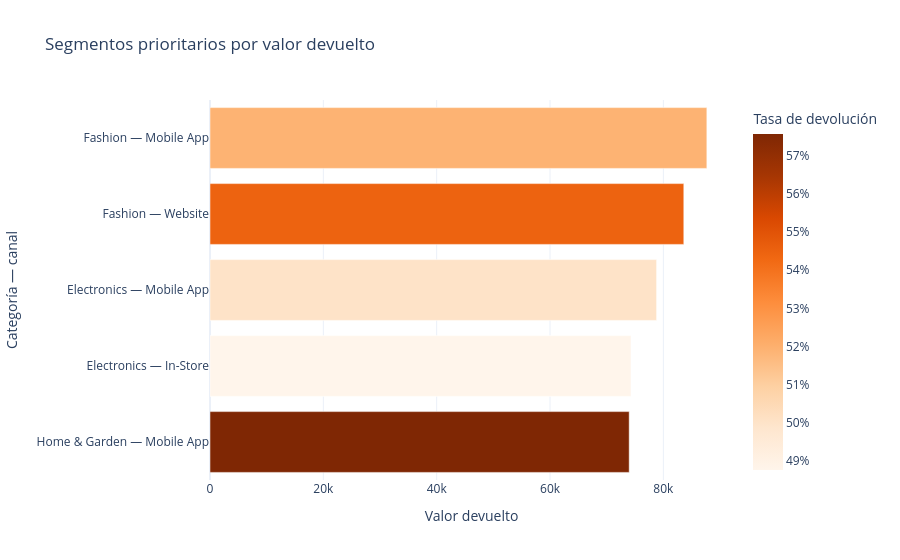

This figure's notebook cell:
### Code cell
# ¿Qué segmentos se deben priorizar para investigar y reducir las devoluciones?

priorities = return_risk.copy()
priorities["segment"] = priorities["Category"] + " — " + priorities["SalesChannel"]
priorities = priorities.nlargest(5, "returned_amount")
priorities.to_csv(SUBMISSION_DIR / "priority_segments.csv", index=False)
fig = px.bar(
    priorities.sort_values("returned_amount"),
    x="returned_amount",
    y="segment",
    orientation="h",
    color="return_rate",
    color_continuous_scale="Oranges",
    hover_data=["orders", "gross_sales"],
    title="Segmentos prioritarios por valor devuelto",
    labels={
        "returned_amount": "Valor devuelto",
        "return_rate": "Tasa de devolución",
        "segment": "Categoría — canal",
    },
)
fig.update_coloraxes(colorbar_tickformat=".0%")
fig.update_layout(template="plotly_white")
fig.show()

### Figure 1 — Plotly figure (JSON) as saved in the notebook; plotly's stock layout.template omitted (floating-point values rounded to 4 significant figures)
{"data": [{"customdata": [[99.0, 116000.0], [121.0, 158500.0], [108.0, 152200.0], [112.0, 161300.0], [131.0, 167700.0]], "hovertemplate": "Valor devuelto=%{x}<br>Categoría — canal=%{y}<br>orders=%{customdata[0]}<br>gross_sales=%{customdata[1]}<br>Tasa de devolución=%{marker.color}<extra></extra>", "legendgroup": "", "marker": {"color": [0.5758, 0.4876, 0.5, 0.5446, 0.5191], "coloraxis": "coloraxis", "pattern": {"shape": ""}}, "name": "", "orientation": "h", "showlegend": false, "textposition": "auto", "type": "bar", "x": [73970.0, 74280.0, 78810.0, 83600.0, 87670.0], "xaxis": "x", "y": ["Home & Garden — Mobile App", "Electronics — In-Store", "Electronics — Mobile App", "Fashion — Website", "Fashion — Mobile App"], "yaxis": "y"}], "layout": {"barmode": "relative", "coloraxis": {"autocolorscale": false, "colorbar": {"tickformat": ".0%", "title": {"text": "Tasa de devolución"}}, "colorscale": [[0, "rgb(255,245,235)"], [0.125, "rgb(254,230,206)"], [0.25, "rgb(253,208,162)"], [0.375, "rgb(253,174,107)"], [0.5, "rgb(253,141,60)"], [0.625, "rgb(241,105,19)"], [0.75, "rgb(217,72,1)"], [0.875, "rgb(166,54,3)"], [1, "rgb(127,39,4)"]]}, "legend": {"tracegroupgap": 0}, "title": {"text": "Segmentos prioritarios por valor devuelto"}, "xaxis": {"anchor": "y", "domain": [0, 1], "title": {"text": "Valor devuelto"}}, "yaxis": {"anchor": "x", "domain": [0, 1], "title": {"text": "Categoría — canal"}}}}
